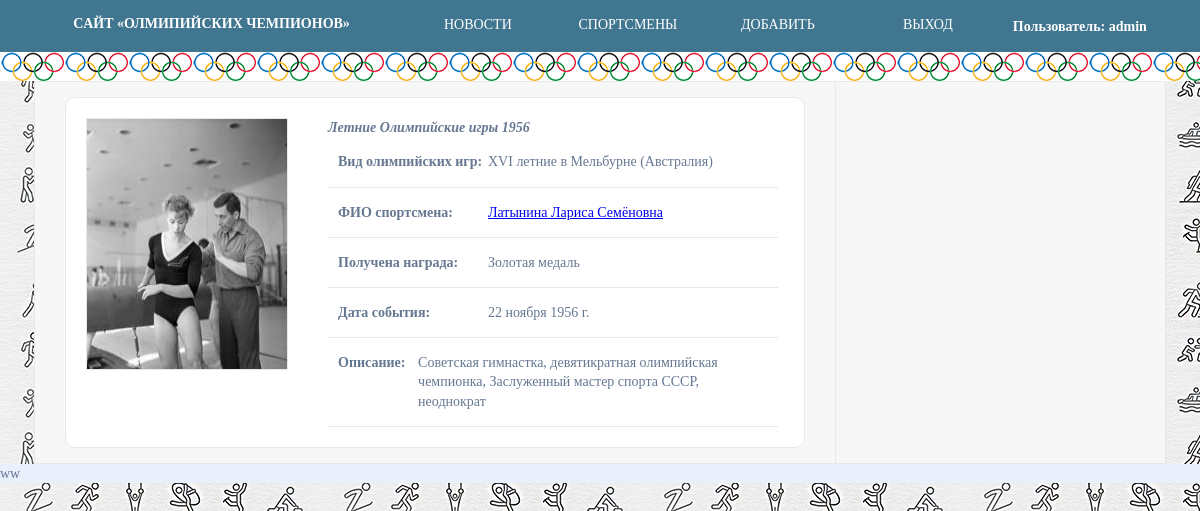
The page /news/1 (signed in) on the database its author committed.
### app/olimp/models.py (models this page shows, shortened)
class Stand(models.Model):
    stand_name = models.CharField(
        max_length=40,
        verbose_name="Заголовок записи",
        null=False,
        blank=False,
    )
    stand_description = models.TextField(
        verbose_name="Описание записи",
        max_length=100,
        null=False,
        blank=False,
    )
    sportsman_id = models.ForeignKey(
        "Sportsman",
        on_delete=models.CASCADE,
        related_name="Sportsman_Stand",
        verbose_name="Спортсмен",
        null=False,
        blank=False,
    )
    view_olimp_id = models.ForeignKey(
        "ViewOlimp",
        on_delete=models.CASCADE,
        related_name="ViewOlimp_Stand",
        verbose_name="Вид олимпийских игр",
        null=False,
        blank=False,
    )
    medal_id = models.ForeignKey(
        "Medal",
        on_delete=models.CASCADE,
        related_name="Medal_Stand",
        verbose_name="Медаль",
        null=False,
        blank=False,
    )
    date_event = models.DateField(
        verbose_name="Дата олимпиады",
        null=True,
        blank=False,
    )
    stand_is_visible = models.BooleanField(
        default=False,
        verbose_name="Скрытая запись",
        null=True,
        blank=True,
    )
    class Meta:
        verbose_name = "СТЕНД"
        verbose_name_plural = "СТЕНД"

class Sportsman(models.Model):
    sportsman_name = models.CharField(
        max_length=50,
        verbose_name="ФИО спортсмена",
        null=False,
        blank=False,
    )
    sportsman_country = models.CharField(
        max_length=30,
        verbose_name="Страна",
        null=False,
        blank=False,
    )
    sportsman_birthday = models.DateField(
        max_length=8,
        verbose_name="Дата рождения",
        null=False,
        blank=False,
    )
    sportsman_biogrpahy = models.TextField(
        verbose_name="Биография",
        null=True,
        blank=True,
    )
    view_sports_id = models.ForeignKey(
        "ViewSports",
        on_delete=models.CASCADE,
        related_name="ViewSports_Sportsman",
        verbose_name="Вид спорта",
        null=False,
        blank=False,
    )
    trener_id = models.ForeignKey(
        "Trener",
        on_delete=models.CASCADE,
        related_name="Trener_Sportsman",
        verbose_name="Тренер",
        null=False,
        blank=False,
    )
    sportsman_img = models.ImageField(
        upload_to="media/sportsman/%y/%m/%d/",
        default="media/default.png",
        verbose_name="Загрузить фото",
        null=False,
        blank=True,
    )
    sportsman_is_visible = models.BooleanField(
        default=False,
        verbose_name="Скрытая запись",
        null=True,
        blank=True,
    )
    def __str__(self):
        return self.sportsman_name
    class Meta:
        verbose_name = "СПОРТСМЕНА"
        verbose_name_plural = "СПОРТСМЕНЫ"

class ViewOlimp(models.Model):
    view_olimp_name = models.CharField(
        max_length=50,
        verbose_name="Наименование олимпийских игр",
        null=False,
        blank=False,
    )
    view_olimp_is_visible = models.BooleanField(
        default=False,
        verbose_name="Скрытая запись",
        null=True,
        blank=True,
    )
    class Meta:
        verbose_name = "ВИД ОЛИМПИЙСКИХ ИГР"
        verbose_name_plural = "ВИДЫ ОЛИМПИЙСКИХ ИГР"

class Medal(models.Model):
    medal_name = models.CharField(
        max_length=20,
        verbose_name="Вид медали",
        null=False,
        blank=False,
    )
    medal_is_visible = models.BooleanField(
        default=False,
        verbose_name="Скрытая запись",
        null=True,
        blank=True,
    )
    def __str__(self):
        return self.medal_name
    class Meta:
        verbose_name = "МЕДАЛЬ"
        verbose_name_plural = "МЕДАЛИ"

### app/olimp/views.py (the view)
# urls.py: path('<int:pk>', StandDetail.as_view(), name='stand_detail_view'),
class StandDetail(DetailView):
    model = Stand
    context_object_name = "stands"
    template_name = "stand/stand_detail.html"
    pk_url_kwarg = "pk"
    def get_context_data(self, **kwargs, ):
        context = super().get_context_data(**kwargs)
        context["sportsman"] = self.queryset
        context["title"] = "Новости"
        return context

### app/olimp/templates/stand/stand_detail.html
{% extends 'stand/base_stand_detail.html' %}

### templates/stand/base_stand_detail.html
{% load static %}
{% include "../inc/_header.html" %}
<div class="wrapper">
    <div class="field">
        <div class="field_news">
            <div class="news">
                <div class="records">
                    <div class="photo_news">
                        <img src="/media/{{ stands.sportsman_id.sportsman_img }}" class="photo">
                    </div>
                    <div class="items_news">
                        <strong><em>{{ stands.stand_name }}</em></strong><br>
                        <div class="title_info_sportsman">
                            <div class="desc_info_sportsman">
                                <strong>Вид олимпийских игр: </strong>
                            </div>
                            <div>{{ stands.view_olimp_id.view_olimp_name }}</div>
                        </div>
                        <div class="title_info_sportsman">
                            <div class="desc_info_sportsman">
                                <strong>ФИО спортсмена: </strong>
                            </div>
                            <div><a href="/news/{{ stands.id }}">{{stands.sportsman_id}}</a></div>
                        </div>
                        <div class="title_info_sportsman">
                            <div class="desc_info_sportsman">
                                <strong>Получена награда: </strong>
                            </div>
                            <div>{{ stands.medal_id }}</div>
                        </div>
                        <div class="title_info_sportsman">
                            <div class="desc_info_sportsman">
                                <strong>Дата события: </strong>
                            </div>
                            <div>{{ stands.date_event }}</div>
                        </div>
                        <div class="title_info_sportsman">
                            <div class="desc_info_sportsman">
                                <strong>Описание: </strong>
                            </div>
                            <div style="white-space: pre-line;">{{stands.stand_description }}</div>
                        </div>
                    </div>
                </div>
            </div>
        </div>
    </div>
</div>
{% include "../inc/_footer.html" %}

### templates/inc/_header.html (shortened to what this page needs)
{% load static %}
{%block header %}
<html lang="ru">
<head>
    <link rel="stylesheet" href="{% static  'css/main.css' %}">
</head>
<body>
    <header>
        <nav>
            <div style="background: #417690;   padding-left:20px; padding-right:53px; text-align: center;">
                <a href="{% url 'stand_list_view' %}" style="text-decoration: none; border:none; ">
                    <p style="color:white; font-weight:bold; ">CАЙТ «ОЛМИПИЙСКИХ ЧЕМПИОНОВ»</p>
                </a>
            </div>
            <ul id="navbar">
                <li><a href="{% url 'stand_list_view' %}">НОВОСТИ</a></li>
                <li><a href="{% url 'sportsman' %}">СПОРТСМЕНЫ</a></li>
                {% if user.is_authenticated %}
                {% if request.user.is_superuser %}
                <li><a href="#">ДОБАВИТЬ</a>
                </li>
                {% endif %}
                <li><a href="{% url 'logout' %}">ВЫХОД</a></li>
                {% else %}
                <li><a href="{% url 'login' %}">ВХОД</a></li>
                {% endif %}
            </ul>
            <div style=" color:white; font-weight:bold; margin:auto; margin-left:10px; "> Пользователь: {{user.username}} </div>
        </nav>
    </header>
    <div class="kolco"></div>
    {% endblock %}

### static/css/main.css (style rules this page uses)
html { margin: 0; padding: 0; box-sizing: border-box; text-decoration: none; list-style: none; outline: none; line-height: 120%; }
body { margin: 0px; padding: 0px; background-image: url("../img/background1.png"); background-repeat: repeat; font-family: Verdana; font-size: 14px; color: #657791; }
#navbar { padding: 0; margin: 0; }
header { display: flex; justify-content: space-around; align-items: center; width: 100%; background: #417690; }
#navbar li { list-style: none; float: left; width: 150px; height: 50px; padding: 0; margin: 0; background: #417690; color: white; position: relative; text-align: center; }
#navbar li a { display: block; width: 150px; position: relative; padding-bottom: 15px; padding-top: 15px; color: white; text-decoration: none; }
.field { display: flex; justify-content: space-between; background: #f8f7f7; border: 1px solid #e9e8e8; width: 1130px; margin-left: auto; margin-right: auto; }
.field_news { width: 800px; height: inherit; border-right: 1px solid #e9e8e8; }
.news { margin: 15px; margin-left: 30px; margin-right: 30px; }
.records { display: flex; align-items: flex-start; background: white; border: 1px solid #e9e8e8; border-radius: 10px; margin-bottom: 10px; }
.photo_news { border: 1px solid #e9e8e8; margin: 20px; height: 100%; }
.items_news { margin-left: 50px; margin: 20px; width: 100%; height: 100%; }
img.photo { width: 200px; height: 250px; }
p { display: flex; align-content: space-between; flex-direction: column; padding-bottom: 5px; }
nav { display: flex; align-items: stretch; justify-content: space-evenly; flex-wrap: wrap; }
.title_info_sportsman { display: flex; align-items: baseline; padding: 15px 10px; border-bottom: 1px solid #e9e8e8; width: 430px; }
.desc_info_sportsman { width: 150px; }
.kolco { height: 29px; background: white; background-image: url('../img/kolca.png'); background-repeat: repeat-x; }

### rows shown on the page
Stand: sportsman_id.sportsman_img (picture), stand_name "Летние Олимпийские игры 1956", view_olimp_id.view_olimp_name "XVI летние в Мельбурне (Австралия)", sportsman_id "Латынина Лариса Семёновна", medal_id "Золотая медаль", date_event "22 ноября 1956 г.", stand_description "Советская гимнастка, девятикратная олимпийская чемпионка, Заслуженный мастер спорта СССР, неоднократ"

### other values the page prints
{{ user.username }} "admin"
